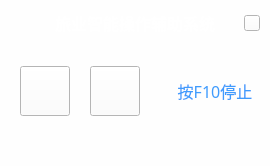
<?xml version="1.0" encoding="UTF-8"?>
<ui version="4.0">
 <class>KeyRecorderClass</class>
 <widget class="QMainWindow" name="KeyRecorderClass">
  <property name="geometry">
   <rect>
    <x>0</x>
    <y>0</y>
    <width>270</width>
    <height>166</height>
   </rect>
  </property>
  <property name="minimumSize">
   <size>
    <width>270</width>
    <height>166</height>
   </size>
  </property>
  <property name="maximumSize">
   <size>
    <width>270</width>
    <height>166</height>
   </size>
  </property>
  <property name="font">
   <font>
    <family>Microsoft YaHei</family>
    <pointsize>12</pointsize>
   </font>
  </property>
  <property name="windowTitle">
   <string>按键回放</string>
  </property>
  <property name="styleSheet">
   <string notr="true"/>
  </property>
  <widget class="QWidget" name="centralWidget">
   <property name="styleSheet">
    <string notr="true">background-color: rgb(254, 254, 254);</string>
   </property>
   <layout class="QVBoxLayout" name="verticalLayout">
    <property name="spacing">
     <number>0</number>
    </property>
    <property name="leftMargin">
     <number>0</number>
    </property>
    <property name="topMargin">
     <number>0</number>
    </property>
    <property name="rightMargin">
     <number>0</number>
    </property>
    <property name="bottomMargin">
     <number>0</number>
    </property>
    <item>
     <widget class="QWidget" name="widgetTitle" native="true">
      <property name="minimumSize">
       <size>
        <width>150</width>
        <height>46</height>
       </size>
      </property>
      <property name="maximumSize">
       <size>
        <width>270</width>
        <height>46</height>
       </size>
      </property>
      <property name="styleSheet">
       <string notr="true">QWidget#widgetTitle{border-image: url(:/icon/logo/bk.png)};</string>
      </property>
      <layout class="QHBoxLayout" name="horizontalLayout_4" stretch="1,0,1">
       <property name="spacing">
        <number>0</number>
       </property>
       <property name="leftMargin">
        <number>0</number>
       </property>
       <property name="topMargin">
        <number>0</number>
       </property>
       <property name="rightMargin">
        <number>0</number>
       </property>
       <property name="bottomMargin">
        <number>0</number>
       </property>
       <item>
        <spacer name="horizontalSpacer_5">
         <property name="orientation">
          <enum>Qt::Horizontal</enum>
         </property>
         <property name="sizeHint" stdset="0">
          <size>
           <width>52</width>
           <height>20</height>
          </size>
         </property>
        </spacer>
       </item>
       <item>
        <widget class="QLabel" name="labelTitle">
         <property name="font">
          <font>
           <family>Microsoft YaHei</family>
           <pointsize>12</pointsize>
           <weight>75</weight>
           <bold>true</bold>
          </font>
         </property>
         <property name="styleSheet">
          <string notr="true">QLabel#labelTitle{
color: rgb(255, 255, 255);
background-color: rgba(255, 255, 255, 0);
}</string>
         </property>
         <property name="text">
          <string>旅业智能操作辅助系统</string>
         </property>
        </widget>
       </item>
       <item>
        <layout class="QHBoxLayout" name="horizontalLayout_2" stretch="3,0,1">
         <item>
          <spacer name="horizontalSpacer_3">
           <property name="orientation">
            <enum>Qt::Horizontal</enum>
           </property>
           <property name="sizeHint" stdset="0">
            <size>
             <width>40</width>
             <height>20</height>
            </size>
           </property>
          </spacer>
         </item>
         <item>
          <widget class="QPushButton" name="pushButtonClose">
           <property name="sizePolicy">
            <sizepolicy hsizetype="Minimum" vsizetype="Minimum">
             <horstretch>0</horstretch>
             <verstretch>0</verstretch>
            </sizepolicy>
           </property>
           <property name="minimumSize">
            <size>
             <width>16</width>
             <height>16</height>
            </size>
           </property>
           <property name="maximumSize">
            <size>
             <width>16</width>
             <height>16</height>
            </size>
           </property>
           <property name="styleSheet">
            <string notr="true">QPushButton{
border-image :url(:/icon/logo/close.png)
}</string>
           </property>
           <property name="text">
            <string/>
           </property>
          </widget>
         </item>
         <item>
          <spacer name="horizontalSpacer_4">
           <property name="orientation">
            <enum>Qt::Horizontal</enum>
           </property>
           <property name="sizeHint" stdset="0">
            <size>
             <width>40</width>
             <height>20</height>
            </size>
           </property>
          </spacer>
         </item>
        </layout>
       </item>
      </layout>
     </widget>
    </item>
    <item>
     <layout class="QHBoxLayout" name="horizontalLayout_5">
      <property name="spacing">
       <number>20</number>
      </property>
      <property name="leftMargin">
       <number>20</number>
      </property>
      <property name="topMargin">
       <number>20</number>
      </property>
      <property name="bottomMargin">
       <number>10</number>
      </property>
      <item>
       <widget class="QPushButton" name="pushButtonPlay">
        <property name="sizePolicy">
         <sizepolicy hsizetype="Minimum" vsizetype="Minimum">
          <horstretch>0</horstretch>
          <verstretch>0</verstretch>
         </sizepolicy>
        </property>
        <property name="minimumSize">
         <size>
          <width>50</width>
          <height>50</height>
         </size>
        </property>
        <property name="maximumSize">
         <size>
          <width>50</width>
          <height>50</height>
         </size>
        </property>
        <property name="toolTip">
         <string>开始F9</string>
        </property>
        <property name="styleSheet">
         <string notr="true">QPushButton{
border-image :url(:/icon/logo/play.png)
}</string>
        </property>
        <property name="text">
         <string/>
        </property>
        <property name="shortcut">
         <string>F9</string>
        </property>
       </widget>
      </item>
      <item>
       <widget class="QPushButton" name="pushButtonPause">
        <property name="sizePolicy">
         <sizepolicy hsizetype="Minimum" vsizetype="Minimum">
          <horstretch>0</horstretch>
          <verstretch>0</verstretch>
         </sizepolicy>
        </property>
        <property name="minimumSize">
         <size>
          <width>50</width>
          <height>50</height>
         </size>
        </property>
        <property name="maximumSize">
         <size>
          <width>50</width>
          <height>50</height>
         </size>
        </property>
        <property name="toolTip">
         <string notr="true">停止F10</string>
        </property>
        <property name="styleSheet">
         <string notr="true">QPushButton{
border-image :url(:/icon/logo/stop.png)
}</string>
        </property>
        <property name="text">
         <string/>
        </property>
        <property name="shortcut">
         <string>F10</string>
        </property>
       </widget>
      </item>
      <item>
       <widget class="QLabel" name="labelTip">
        <property name="font">
         <font>
          <family>微软雅黑</family>
          <pointsize>12</pointsize>
          <weight>50</weight>
          <italic>false</italic>
          <bold>false</bold>
         </font>
        </property>
        <property name="styleSheet">
         <string notr="true">color: rgb(63, 155, 253);
font: 12pt &quot;微软雅黑&quot;;</string>
        </property>
        <property name="text">
         <string>按F10停止</string>
        </property>
        <property name="alignment">
         <set>Qt::AlignCenter</set>
        </property>
       </widget>
      </item>
     </layout>
    </item>
    <item>
     <layout class="QHBoxLayout" name="horizontalLayout" stretch="3,2">
      <property name="leftMargin">
       <number>20</number>
      </property>
      <item>
       <layout class="QHBoxLayout" name="horizontalLayout_3" stretch="1">
        <item>
         <widget class="QLabel" name="label">
          <property name="styleSheet">
           <string notr="true">color: rgb(63, 155, 253);
font: 10pt &quot;微软雅黑&quot;;</string>
          </property>
          <property name="frameShape">
           <enum>QFrame::NoFrame</enum>
          </property>
          <property name="text">
           <string/>
          </property>
         </widget>
        </item>
       </layout>
      </item>
      <item>
       <widget class="QLabel" name="labelPlayState">
        <property name="styleSheet">
         <string notr="true">color: rgb(63, 155, 253);
font: 10pt &quot;微软雅黑&quot;;</string>
        </property>
        <property name="text">
         <string/>
        </property>
       </widget>
      </item>
     </layout>
    </item>
   </layout>
  </widget>
 </widget>
 <layoutdefault spacing="6" margin="11"/>
 <resources>
  <include location="KeyRecorder.qrc"/>
 </resources>
 <connections/>
</ui>
